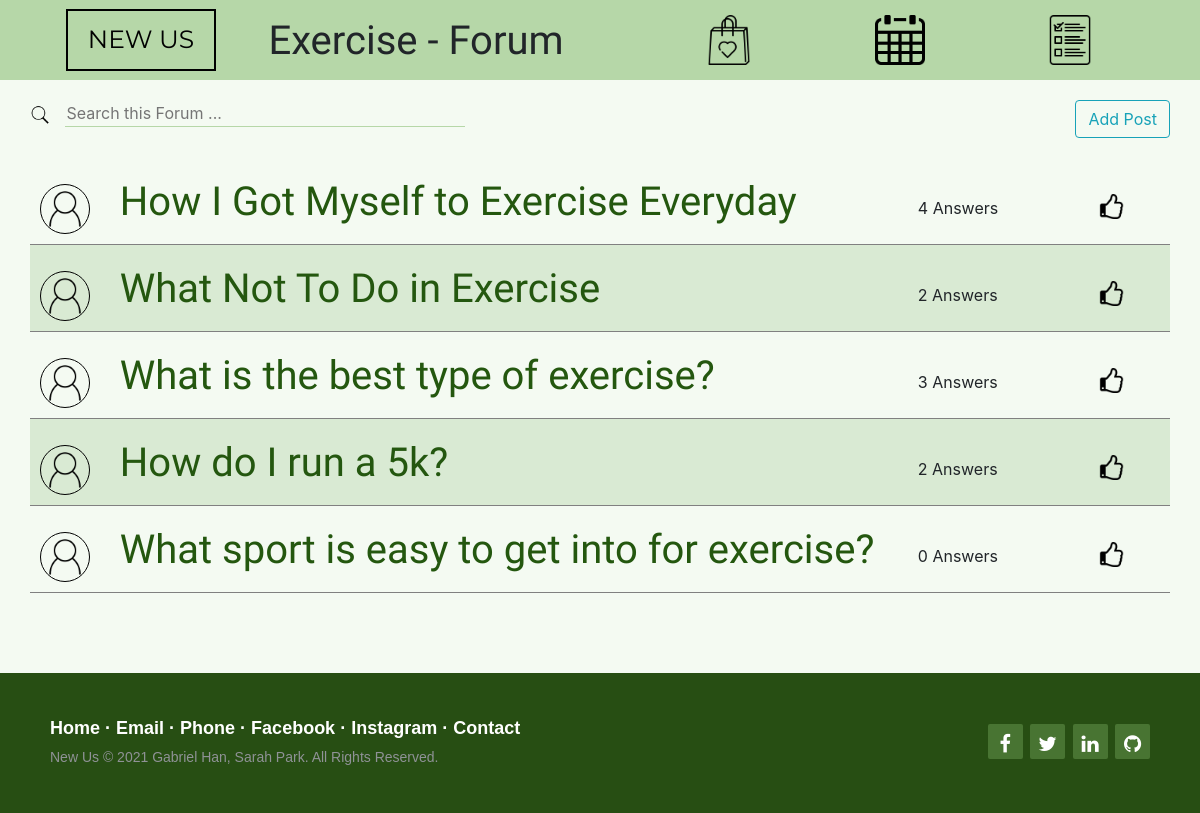
The app's page /post/Exercise (signed in) with its own data.
### files/databases.py (models this page shows)
class Post(db.Model):
  id = db.Column(db.Integer, primary_key=True)
  uuid = db.Column(db.String(50), unique=True)
  title = db.Column(db.String(500), nullable=False)
  post = db.Column(db.String, nullable=False)
  goalType = db.Column(db.String(10), nullable=False)
  user_id = db.Column(db.Integer, db.ForeignKey("user.id"), nullable=False)
  subposts = db.relationship("SubPost", backref="post", lazy=True)
  def __repr__(self):
        return f"Post('{self.title}', '{self.goalType}')"

### files/routes.py (the view)
@app.route('/post/<topic>', methods=['GET', 'POST'])
@login_required
def post(topic):
    posts = Post.query.filter_by(goalType=topic).all()
    print(posts)
    return render_template("post.html", posts=posts)

### files/ajax.py (called while the page is built)
@login_manager.user_loader
def load_user(user_id):
    return User.query.get(int(user_id))

### templates/post.html (shortened to what this page needs)
{% extends "template.html" %}
{% block info %}
<link rel="stylesheet" href="{{url_for('static', filename='css/post.css')}}">
{% endblock info %}
{% block title %}
<h1 id="page-title"></h1>
{% endblock title %}
{% block nav %}
  <a href="#" class="nav-link"><img src="{{url_for('static', filename='images/heart bag.png')}}" class="right-image"></a>
  <a href="/calendar" class="nav-link"><img src="{{url_for('static', filename='images/calendar.png')}}" class="right-image"></a>
  <a href="/list" class="nav-link"><img src="{{url_for('static', filename='images/list.png')}}" class="right-image"></a>
{% endblock nav %}
{% block bodyContent %}
<div class="post-top">
  <div>
  <img src="{{url_for('static', filename='images/search.png')}}" class="round-image">
  <input placeholder="Search this Forum ..." type="text" id="search" class="search-input">
  </div>
  <button class="btn btn-outline-info" data-toggle="modal" data-target="#addingpost" >Add Post</button>
</div>
<table id="posts">
  {% for post in posts %}
  <tr class="post">
    <td class="td-user"><img src="{{url_for('static', filename='images/usericon.png')}}" class="right-image user-image"></td>
    <td class="td-title"><a href="/chat/{{post.uuid}}"><h1 class="post-title"  id="{{post.uuid}}" alt="{{post.subposts|length}}">{{post.title}}</h1></a></td>
    <td><p>{{post.subposts|length}} Answers</p></td>
    <td><img src="{{url_for('static', filename='images/thumbs up.png')}}" class="right-image thumbs-image"></td>
  </tr>
  {% endfor %}
</table>
{% endblock bodyContent %}

### templates/template.html (shortened to what this page needs)
<!DOCTYPE HTML5>
<html>
  <head>
	<link rel="stylesheet" href="https://maxcdn.bootstrapcdn.com/bootstrap/4.5.2/css/bootstrap.min.css">
  <link rel="stylesheet" href="{{url_for('static', filename='css/template.css')}}">
  <link href="https://netdna.bootstrapcdn.com/font-awesome/4.2.0/css/font-awesome.css" rel="stylesheet">
  </head>
  <body>
    <div class="body-container">
    {% block info %}
    {% endblock %}
    <div class="nav nav-invisible color">
      <a href="https://newyear.1234567890hihi.repl.co/" class="nav-link">
        <div class="nav-title">NEW US</div>
      </a>
      {% block title %}
      {% endblock %}
      <div class="nav-right">
      {% block nav %}
      {% endblock %}
      </div>
    </div>
    <div class="body">
      {% block bodyContent %}{% endblock %}
    </div>
    <footer class="footer-distributed">
			<div class="footer-right">
				<a href="#"><i class="fa fa-facebook"></i></a>
				<a href="#"><i class="fa fa-twitter"></i></a>
				<a href="#"><i class="fa fa-linkedin"></i></a>
				<a href="#"><i class="fa fa-github"></i></a>
			</div>
			<div class="footer-left">
				<p class="footer-links">
					<a href="#" class="text-white">Home</a>
					·
					<a href="#" class="text-white">Email</a>
					·
					<a href="#" class="text-white">Phone</a>
					·
					<a href="#" class="text-white">Facebook</a>
					·
					<a href="#" class="text-white">Instagram</a>
					·
					<a href="#" class="text-white">Contact</a>
				</p>
				<p>New Us © 2021 Gabriel Han, Sarah Park. All Rights Reserved.</p>
			</div>
		</footer>
    </div>
  </body>
</html>

### files/static/css/template.css (style rules this page uses)
.nav { width: 100vw; position: sticky; top: 0; left: 0; display: flex; justify-content: space-between; align-items: center; height: 80px; z-index: 10; }
.nav.color { background-color: #b6d7a8ff }
.nav-title { width: 150px; height: 55x; border: 2px black solid; color: black; text-align: center; padding: 10px 0; margin-left: 50px; font-family: 'Montserrat'; font-size: 25px; }
.nav-right { width: 50%; display: flex; justify-content: space-evenly; align-items: center; color: black; }
.footer-distributed { background-color: #274e13ff; box-shadow: 0 1px 1px 0 rgba(0, 0, 0, 0.12); box-sizing: border-box; width: 100%; text-align: left; font: normal 16px sans-serif; padding: 45px 50px; margin-top: 80px; height: 140px; }
.footer-distributed .footer-right { float: right; margin-top: 6px; max-width: 180px; }
.footer-distributed .footer-left p { color: #8f9296; font-size: 14px; margin: 0; }
.footer-distributed p.footer-links { font-size: 18px; font-weight: bold; color: white !important; margin: 0 0 10px; padding: 0; }
.text-white { color: white; }
.footer-distributed .footer-right a { display: inline-block; width: 35px; height: 35px; background-color: rgb(72, 116, 50); border-radius: 2px; font-size: 20px; color: #ffffff; text-align: center; line-height: 35px; margin-left: 3px; padding-top: 10px }
.nav-link { color: black; }
.body { min-height: 60vh; }

### files/static/css/post.css (style rules this page uses)
.post { border-bottom: 1px grey solid; }
.right-image { width: 50px; height: 50px; }
.user-image { border-radius: 50%; border: 1px black solid; }
#posts { width: 95%; margin: 0 2.5%; }
td { vertical-align: bottom; padding: 10px; }
.td-title { width: 70%; }
.td-user { width: 7%; }
.thumbs-image { width: 25px; height: 25px; margin-bottom: 15px; }
tr:nth-child(even) { background-color: #d9ead3ff; }
body { background-color: rgb(244, 250, 242); }
.search-input { border: none; outline: none; border-bottom: 1px #b6d7a8ff solid; width: 400px; background-color: transparent; margin-left: 10px; }
.post-top { display: flex; justify-content: space-between; padding: 20px 30px; }
a { color: #24570f }
h1 { font-family: 'Kalam'; margin-top: 10px; }
.round-image { width: 20px; height: 20px; }

### records on screen
Post: title "How I Got Myself to Exercise Everyday", subposts|length "4"
Post: title "What Not To Do in Exercise", subposts|length "2"
Post: title "What is the best type of exercise?", subposts|length "3"
Post: title "How do I run a 5k?", subposts|length "2"
Post: title "What sport is easy to get into for exercise?", subposts|length "0"
